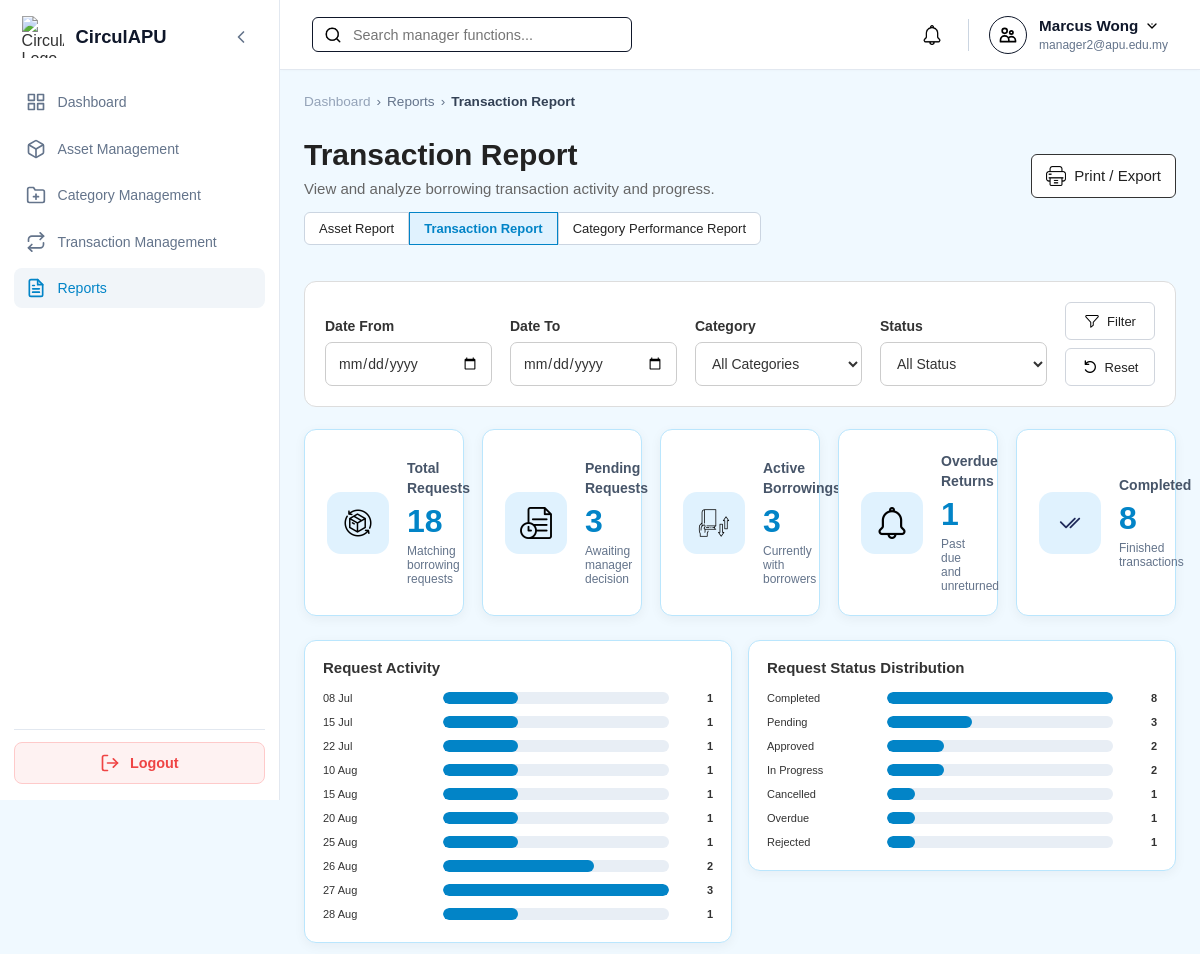
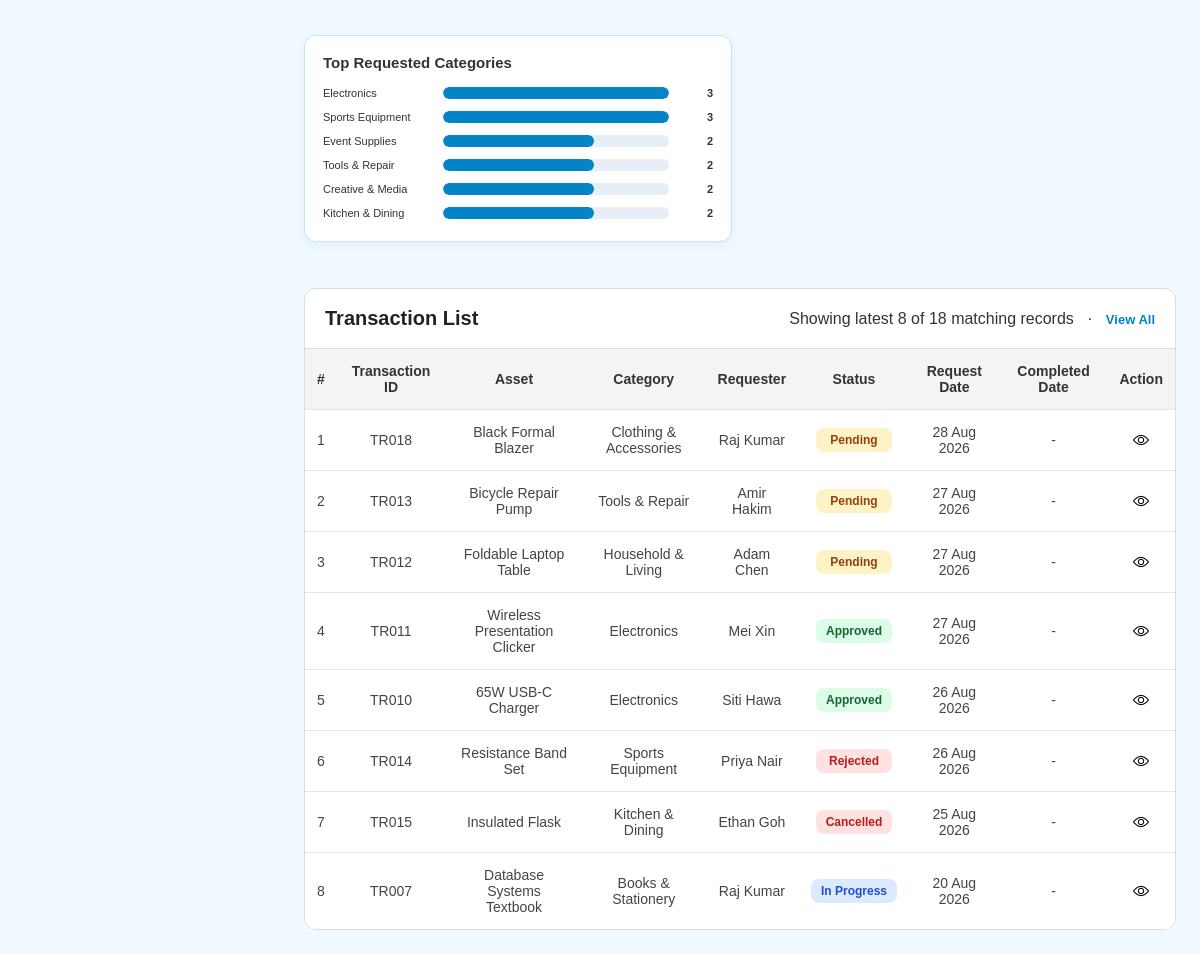
Screenshot of /Manager/manager_reports.php?report=transaction (signed in) with the database file from the repository (2 pictures, top to bottom).
### tables this page shows
CREATE TABLE `transactionrequests` (
  `transactionID` varchar(10) NOT NULL,
  `assetID` varchar(10) NOT NULL,
  `requesterID` varchar(10) NOT NULL,
  `requestDate` timestamp NOT NULL DEFAULT current_timestamp(),
  `requestStatus` enum('Pending','Approved','In Progress','Completed','Cancelled','Rejected','Overdue') NOT NULL DEFAULT 'Pending',
  `managerRemark` varchar(255) DEFAULT NULL,
  `decisionDate` timestamp NULL DEFAULT NULL,
  `requestMessage` varchar(255) DEFAULT NULL
);

CREATE TABLE `assets` (
  `assetID` varchar(10) NOT NULL,
  `ownerID` varchar(10) NOT NULL,
  `categoryID` varchar(10) NOT NULL,
  `assetName` varchar(150) NOT NULL,
  `description` varchar(255) DEFAULT NULL,
  `assetCondition` enum('New','Like New','Good','Fair','Poor') NOT NULL,
  `imageURL` varchar(255) DEFAULT NULL,
  `availabilityStatus` enum('Available','Reserved','Borrowed','Unavailable') NOT NULL,
  `listingStatus` enum('Draft','Pending Review','Ready for Verification','Approved','Published','Rejected','Removed') NOT NULL,
  `createdDate` timestamp NOT NULL DEFAULT current_timestamp(),
  `updatedDate` timestamp NULL DEFAULT NULL ON UPDATE current_timestamp(),
  `verificationStatus` enum('Pending','Approved','Rejected') NOT NULL
);

CREATE TABLE `categories` (
  `categoryID` varchar(10) NOT NULL,
  `categoryName` varchar(100) NOT NULL,
  `description` varchar(255) DEFAULT NULL,
  `categoryIcon` varchar(255) DEFAULT NULL,
  `status` enum('Active','Inactive') NOT NULL DEFAULT 'Active',
  `createdDate` timestamp NOT NULL DEFAULT current_timestamp()
);

CREATE TABLE `user` (
  `userID` varchar(10) NOT NULL,
  `name` varchar(100) NOT NULL,
  `email` varchar(100) NOT NULL,
  `password` varchar(255) NOT NULL,
  `role` enum('Member','Auditor','Manager','Admin') NOT NULL DEFAULT 'Member',
  `status` enum('Active','Suspended','Deleted') NOT NULL DEFAULT 'Active',
  `ecopoint` int(11) NOT NULL DEFAULT 0,
  `dateCreated` timestamp NOT NULL DEFAULT current_timestamp()
);

### Manager/manager_reports.php (the view, shortened to what the rows shown need)
<?php
require_once '../db.php';
function e($v):string{return htmlspecialchars((string)$v,ENT_QUOTES,'UTF-8');}
function q(mysqli $c,string $sql,string $types='',array $p=[]):array{$s=$c->prepare($sql);if($p)$s->bind_param($types,...$p);$s->execute();$r=$s->get_result()->fetch_all(MYSQLI_ASSOC);$s->close();return $r;}
$report=$_GET['report']??'asset';
$viewAll=($_GET['viewAll']??'')==='1';
$from=trim($_GET['dateFrom']??'');$to=trim($_GET['dateTo']??'');
$error='';$categories=[];$selectedCategoryName='All';$stats=[];$chart1=$chart2=$chart3=$rows=$allRows=[];
$reportState=$_GET;
foreach(['assetRemoved','reviewDone','pickupDone','deactivated','reactivated','deleted','error'] as $flag)unset($reportState[$flag]);
$reportBack=http_build_query($reportState);$reportBackParam='&source=reports'.($reportBack?'&back='.rawurlencode($reportBack):'');
try{
    $c=$conn;$c->set_charset('utf8mb4');
    if(!$error&&$report==='transaction'){
        $od="EXISTS(SELECT 1 FROM borrowings b WHERE b.transactionID=tr.transactionID AND b.actualReturnDate IS NULL AND DATE(b.expectedReturnDate)<CURDATE() AND b.borrowingStatus IN ('Borrowed','Active','Overdue'))";
        $w=['1=1'];$p=[];$t='';wdate($w,$p,$t,'tr.requestDate',$from,$to);
        $ws='WHERE '.implode(' AND ',$w);
        $chart1=q($c,"SELECT DATE_FORMAT(tr.requestDate,'%d %b') label,COUNT(*) total
            FROM transactionrequests tr JOIN assets a ON a.assetID=tr.assetID $ws
            GROUP BY DATE(tr.requestDate),DATE_FORMAT(tr.requestDate,'%d %b') ORDER BY DATE(tr.requestDate) DESC LIMIT 10",$t,$p);
        $chart1=array_reverse($chart1);
        $chart2=q($c,"SELECT CASE WHEN $od THEN 'Overdue' ELSE tr.requestStatus END label,COUNT(*) total
            FROM transactionrequests tr JOIN assets a ON a.assetID=tr.assetID $ws GROUP BY label ORDER BY total DESC",$t,$p);
        $chart3=q($c,"SELECT c.categoryName label,COUNT(*) total FROM transactionrequests tr
            JOIN assets a ON a.assetID=tr.assetID JOIN categories c ON c.categoryID=a.categoryID
            $ws GROUP BY c.categoryID,c.categoryName ORDER BY total DESC LIMIT 6",$t,$p);
        $allRows=q($c,"SELECT tr.transactionID,a.assetName,c.categoryName,u.name requesterName,
            CASE WHEN $od THEN 'Overdue' ELSE tr.requestStatus END requestStatus,tr.requestDate,
            (SELECT MAX(b.actualReturnDate) FROM borrowings b WHERE b.transactionID=tr.transactionID) completedDate
            FROM transactionrequests tr JOIN assets a ON a.assetID=tr.assetID JOIN categories c ON c.categoryID=a.categoryID JOIN user u ON u.userID=tr.requesterID
            $ws ORDER BY tr.requestDate DESC",$t,$p);
        $rows=$viewAll?$allRows:array_slice($allRows,0,8);
    }
}catch(Throwable $z){error_log($z->getMessage());$error='Unable to generate report data. Please try again.';}
$title=['asset'=>'Asset Report','transaction'=>'Transaction Report','category'=>'Category Performance Report'][$report];
$desc=['asset'=>'View and analyze asset listings across the platform.','transaction'=>'View and analyze borrowing transaction activity and progress.','category'=>'Analyze category performance using assets, transactions and requester activity.'][$report];
?>
<!DOCTYPE html>
<html lang="en">
<head>
<link rel="stylesheet" href="../style.css"><link rel="stylesheet" href="manager_style.css"><link rel="stylesheet" href="manager_mobile.css">
</head>
<body class="role-manager"><div class="dashboard-container">
<?php include '../sidebar.php';?><div class="main-content"><?php include '../header.php';?><main class="page-body">
<section class="management-heading management-heading-action">
<div class="management-heading-text">
<h1><?=e($title)?></h1><p><?=e($desc)?></p>
</div>
</section>
<?php if(!$error):?>
<?php if($chart1||$chart2||$chart3):?>
<section class="report-chart-grid">
<?php if($chart1):?>
<article class="content-card report-chart">
<h2><?=e($report==='transaction'?'Request Activity':($report==='category'?'Assets by Category':'Listing Workflow Status'))?></h2>
</article>
<?php endif;?>
<?php if($chart2):?>
<article class="content-card report-chart">
<h2><?=e($report==='asset'?'Assets by Condition':($report==='transaction'?'Request Status Distribution':'Transactions by Category'))?></h2>
</article>
<?php endif;?>
<?php if($chart3):?>
<article class="content-card report-chart">
<h2><?=e($report==='asset'?'Asset Availability Status':($report==='transaction'?'Top Requested Categories':'Current Borrowings by Category'))?></h2>
</article>
<?php endif;?>
</section>
<?php endif;?>
<section class="management-list report-list screen-report desktop-report-list">
<div class="management-list-header">
<h2><?=e($report==='asset'?'Asset List':($report==='transaction'?'Transaction List':'Category Performance'))?></h2>
</div>
<div class="management-table-wrapper"><table class="management-table">
<?php if($report==='asset'):?>
<thead><tr><th>#</th><th>Asset ID</th><th>Asset Name</th><th>Category</th><th>Condition</th><th>Availability</th><th>Listing Status</th><th>Owner</th><th>Date Listed</th><th>Action</th></tr></thead><tbody>
<?php foreach($rows as $i=>$x):?><tr><td><?=$i+1?></td><td><?=e($x['assetID'])?></td><td><?=e($x['assetName'])?></td><td><?=e($x['categoryName'])?></td><td><?=e($x['assetCondition'])?></td><td><span class="status-badge" data-status="<?=e($x['availabilityStatus'])?>"><?=e($x['availabilityStatus'])?></span></td><td><span class="status-badge" data-status="<?=e($x['listingStatus'])?>"><?=e($x['listingStatus'])?></span></td><td><?=e($x['ownerName'])?></td><td><?=e(date('d M Y',strtotime($x['createdDate'])))?></td><td><a class="management-action-btn" href="manager_asset_view.php?assetID=<?=e($x['assetID'])?><?=e($reportBackParam)?>"><img src="../assets/icons/view.png" alt=""></a></td></tr><?php endforeach;?>
<?php elseif($report==='transaction'):?>
<thead><tr><th>#</th><th>Transaction ID</th><th>Asset</th><th>Category</th><th>Requester</th><th>Status</th><th>Request Date</th><th>Completed Date</th><th>Action</th></tr></thead><tbody>
<?php foreach($rows as $i=>$x):?><tr><td><?=$i+1?></td><td><?=e($x['transactionID'])?></td><td><?=e($x['assetName'])?></td><td><?=e($x['categoryName'])?></td><td><?=e($x['requesterName'])?></td><td><span class="status-badge" data-status="<?=e($x['requestStatus'])?>"><?=e($x['requestStatus'])?></span></td><td><?=e(date('d M Y',strtotime($x['requestDate'])))?></td><td><?=e($x['completedDate']?date('d M Y',strtotime($x['completedDate'])):'-')?></td><td><a class="management-action-btn" href="manager_transaction_view.php?transactionID=<?=e($x['transactionID'])?><?=e($reportBackParam)?>"><img src="../assets/icons/view.png" alt=""></a></td></tr><?php endforeach;?>
<?php endif;?>
</tbody></table></div>
</section>
<?php endif;?>
</main>
</div></div></body></html>

### rows the page displays
transactionrequests: transactionID "TR018", assetID.assetName "Black Formal Blazer", categories.categoryName "Clothing & Accessories", requesterID.name "Raj Kumar", requestStatus "Pending", requestDate "28 Aug 2026", completedDate "-"
transactionrequests: transactionID "TR013", assetID.assetName "Bicycle Repair Pump", categories.categoryName "Tools & Repair", requesterID.name "Amir Hakim", requestStatus "Pending", requestDate "27 Aug 2026", completedDate "-"
transactionrequests: transactionID "TR012", assetID.assetName "Foldable Laptop Table", categories.categoryName "Household & Living", requesterID.name "Adam Chen", requestStatus "Pending", requestDate "27 Aug 2026", completedDate "-"
transactionrequests: transactionID "TR011", assetID.assetName "Wireless Presentation Clicker", categories.categoryName "Electronics", requesterID.name "Mei Xin", requestStatus "Approved", requestDate "27 Aug 2026", completedDate "-"
transactionrequests: transactionID "TR010", assetID.assetName "65W USB-C Charger", categories.categoryName "Electronics", requesterID.name "Siti Hawa", requestStatus "Approved", requestDate "26 Aug 2026", completedDate "-"
transactionrequests: transactionID "TR014", assetID.assetName "Resistance Band Set", categories.categoryName "Sports Equipment", requesterID.name "Priya Nair", requestStatus "Rejected", requestDate "26 Aug 2026", completedDate "-"
transactionrequests: transactionID "TR015", assetID.assetName "Insulated Flask", categories.categoryName "Kitchen & Dining", requesterID.name "Ethan Goh", requestStatus "Cancelled", requestDate "25 Aug 2026", completedDate "-"
transactionrequests: transactionID "TR007", assetID.assetName "Database Systems Textbook", categories.categoryName "Books & Stationery", requesterID.name "Raj Kumar", requestStatus "In Progress", requestDate "20 Aug 2026", completedDate "-"

### other values shown
$user_name "Marcus Wong"
$user_email "manager2@apu.edu.my"
$title "Transaction Report"
$desc "View and analyze borrowing transaction activity and progress."
$label "Print / Export"
$x[0] "Total Requests"
$x[1] "18"
$x[2] "Matching borrowing requests"
$x[0] "Pending Requests"
$x[1] "3"
$x[2] "Awaiting manager decision"
$x[0] "Active Borrowings"
$x[2] "Currently with borrowers"
$x[0] "Overdue Returns"
$x[1] "1"
